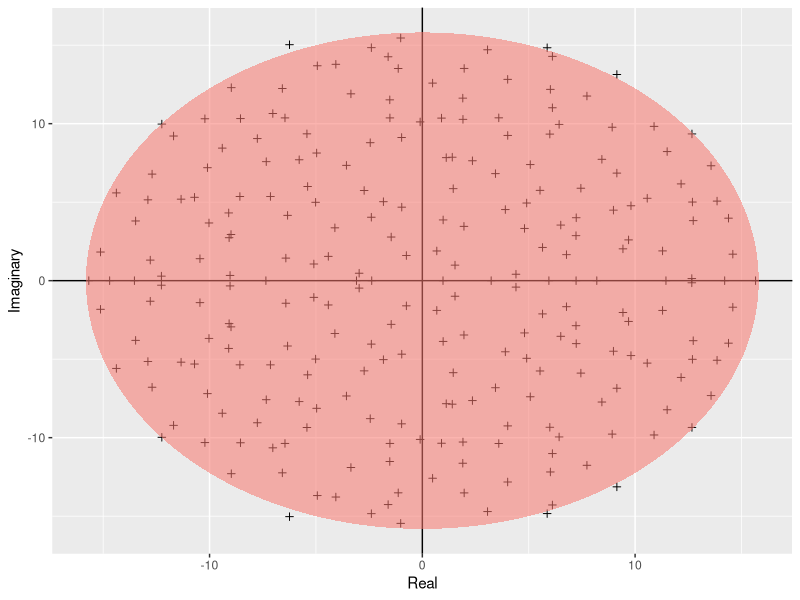

Here is the R script that generated this plot:
#!/usr/bin/env Rscript
# Author: Sebastian Dohne <sed24@ic.ac.uk>
# Script: Girko_plot.R
# Description: This script generates a plot of eigenvalues overlaid on an ellipse, representing a circular distribution of eigenvalues. The plot is saved as a PDF.
# Arguments: None
# Date: Oct 2024

# Usage:
# This script calculates eigenvalues of a random matrix, constructs an ellipse based on matrix size, and visualizes the results in a PDF plot.
# It creates a `results` directory (if it doesn't exist) and saves the output file as `Girko.pdf` in that directory.

# Dependencies:
# Requires the `tidyverse` package for data manipulation and plotting. Install it if not already installed:
# install.packages("tidyverse")

# To run the script:
# Rscript Girko.R
#
# The script will:
# 1. Create a `results` directory (if it does not exist).
# 2. Generate an ellipse and plot eigenvalues overlaid on it.
# 3. Save the plot as `Girko.pdf` in the `results` directory.

#######mODULES #########
require(tidyverse) 

########################

# Create the results directory if it does not exist
if (!dir.exists("../results")) {
  dir.create("../results")
}

pdf("../results/Girko.pdf", # Open blank pdf page using a relative path
    11.7, 8.3) # These numbers are page dimensions in inches

build_ellipse <- function(hradius, vradius) { # function that returns an ellipse
  npoints = 250 # Define the number of points for smoothness
  a <- seq(0, 2 * pi, length = npoints + 1) # Generate angles for ellipse points
  x <- hradius * cos(a) # Calculate x-coordinates
  y <- vradius * sin(a)  # Calculate y-coordinates
  return(data.frame(x = x, y = y)) # Return data frame of ellipse points
}

N <- 250 # Assign size of the matrix

M <- matrix(rnorm(N * N), N, N) # Generate an N x N matrix of random values

eigvals <- eigen(M)$values # Calculate the eigenvalues of matrix M

eigDF <- data.frame("Real" = Re(eigvals), "Imaginary" = Im(eigvals)) # Build a data frame with real and imaginary parts

my_radius <- sqrt(N) # Set radius of the ellipse to sqrt(N)

ellDF <- build_ellipse(my_radius, my_radius) # Generate ellipse data with defined radius

names(ellDF) <- c("Real", "Imaginary") # Rename columns for ggplot compatibility

# plot the eigenvalues
p <- ggplot(eigDF, aes(x = Real, y = Imaginary))
p <- p +
  geom_point(shape = I(3)) + # Plot points representing eigenvalues
  theme(legend.position = "none") # Remove legend

# now add the vertical and horizontal line
p <- p + geom_hline(aes(yintercept = 0)) # Add horizontal line at y = 0
p <- p + geom_vline(aes(xintercept = 0)) # Add vertical line at x = 0

# finally, add the ellipse
p <- p + geom_polygon(data = ellDF, aes(x = Real, y = Imaginary, alpha = 1/20, fill = "red")) # Add red ellipse

print(p)  # Output plot to PDF

graphics.off()  # Close the PDF device to save file
